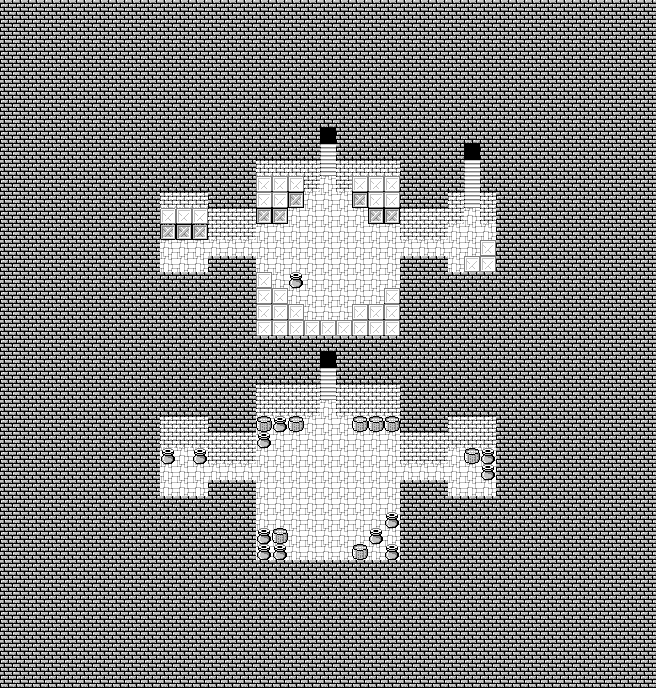

This game map was drawn from its Tiled (.tmx) file and the tilesets committed beside it. A one-line description and the trimmed map source follow:
An orthogonal 41x43 tile map with 16x16 px tiles, 2 tile layers (Tile Layer 1, Tile Layer 2), 2 tilesets and 12 objects (5x Target, 3x Event, 2x Character, 2x Chest).

<map version="1.0" orientation="orthogonal" renderorder="right-down" width="41" height="43" tilewidth="16" tileheight="16" nextobjectid="31">
 <properties>
  <property name="bgm" value="plot_dungeon" />
  <property name="encounter" value="encounterset_level07_danger01" />
  <property name="name" value="Ares Castle" />
 </properties>
 <tileset firstgid="1" source="../tilesets/lower.tsx" />
 <tileset firstgid="176" source="../tilesets/upper.tsx" />
 <layer name="Tile Layer 1" width="41" height="43">
  <properties>
   <property name="z" value="0" />
  </properties>
  <data>[1763 cells, 1763 non-empty, 6 distinct tile ids]</data>
 </layer>
 <layer name="Tile Layer 2" width="41" height="43">
  <properties>
   <property name="z" value=".5" />
  </properties>
  <data>[1763 cells, 65 non-empty, 8 distinct tile ids]</data>
 </layer>
 <objectgroup name="Object Layer 1">
  <object id="14" name="target_tele" type="Event" x="320" y="352" width="16" height="16">
   <properties>
    <property name="onCollide" value="targetTele('world3.5/castle04.tmx', 'stairs_se')" />
   </properties>
  </object>
  <object id="15" name="stairs_se" type="Target" x="320" y="368" width="16" height="16" />
  <object id="16" name="stairs_ne" type="Target" x="320" y="144" width="16" height="16" />
  <object id="17" name="tele" type="Event" x="320" y="128" width="16" height="16">
   <properties>
    <property name="onCollide" value="targetTele('world3.5/castle04.tmx', 'stairs_ne')" />
   </properties>
  </object>
  <object id="18" name="tele" type="Event" x="464" y="144" width="16" height="16">
   <properties>
    <property name="onCollide" value="targetTele('world3.5/castle02.tmx', 'stairs')" />
   </properties>
  </object>
  <object id="19" name="stairs1" type="Target" x="464" y="160" width="16" height="16" />
  <object id="20" name="janine" type="Character" x="176" y="448" width="16" height="16">
   <properties>
    <property name="appearance" value="4dir_janine" />
    <property name="hide" value="return getSwitch('twins02')" />
    <property name="onInteract" value="play('world3.5/twins02.lua')" />
   </properties>
  </object>
  <object id="22" name="borg" type="Character" x="176" y="464" width="16" height="16">
   <properties>
    <property name="appearance" value="4dir_robot" />
    <property name="hide" value="return not getSwitch('borg_leaves_again') or getSwitch('twins02')" />
   </properties>
  </object>
  <object id="23" name="corner1" type="Target" x="320" y="464" width="16" height="16" />
  <object id="24" name="corner2" type="Target" x="304" y="464" width="16" height="16" />
  <object id="29" name="chest" type="Chest" x="288" y="208" width="16" height="16">
   <properties>
    <property name="collectable" value="stone_white" />
    <property name="switchName" value="white1" />
   </properties>
  </object>
  <object id="30" name="chest" type="Chest" x="272" y="224" width="16" height="16">
   <properties>
    <property name="collectable" value="stone_earth" />
    <property name="switchName" value="earth1" />
   </properties>
  </object>
 </objectgroup>
</map>
